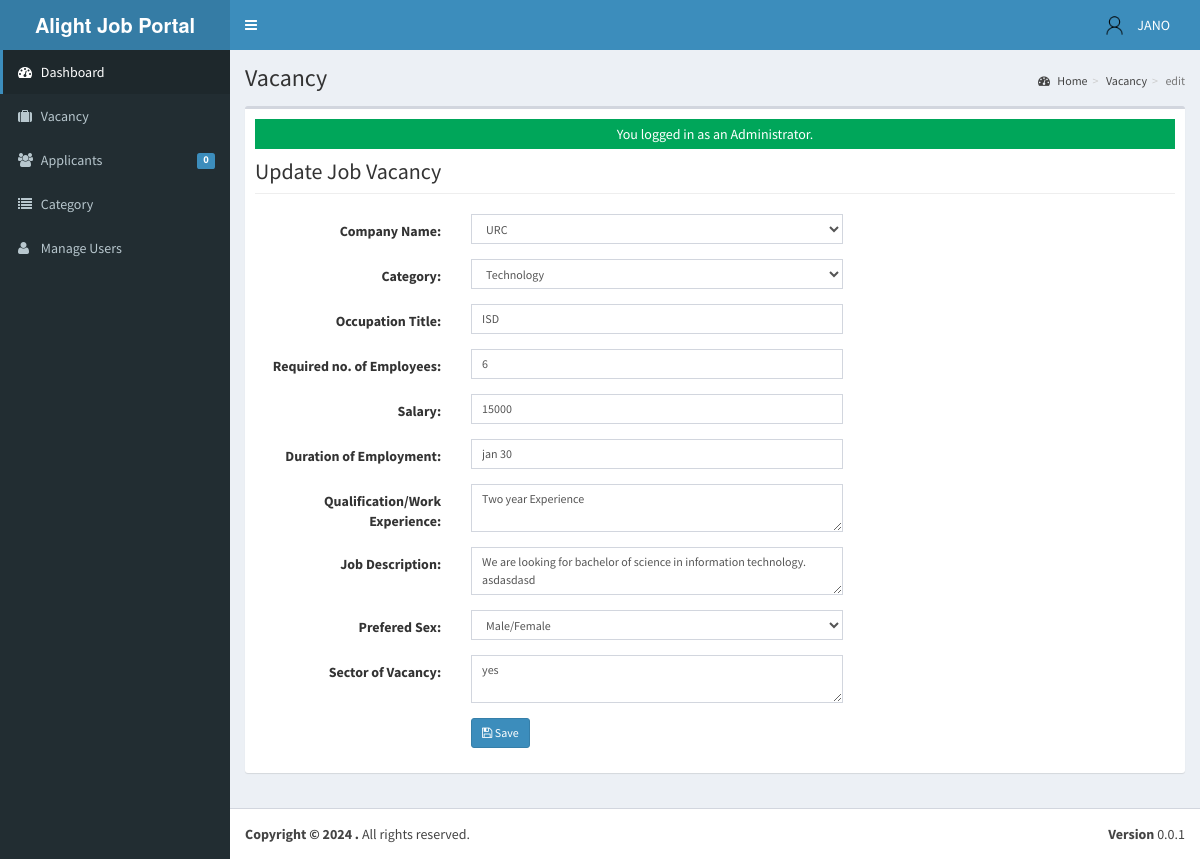
/admin/vacancy/index.php?view=edit&id=1 (signed in), run on an earlier commit of the app's database.
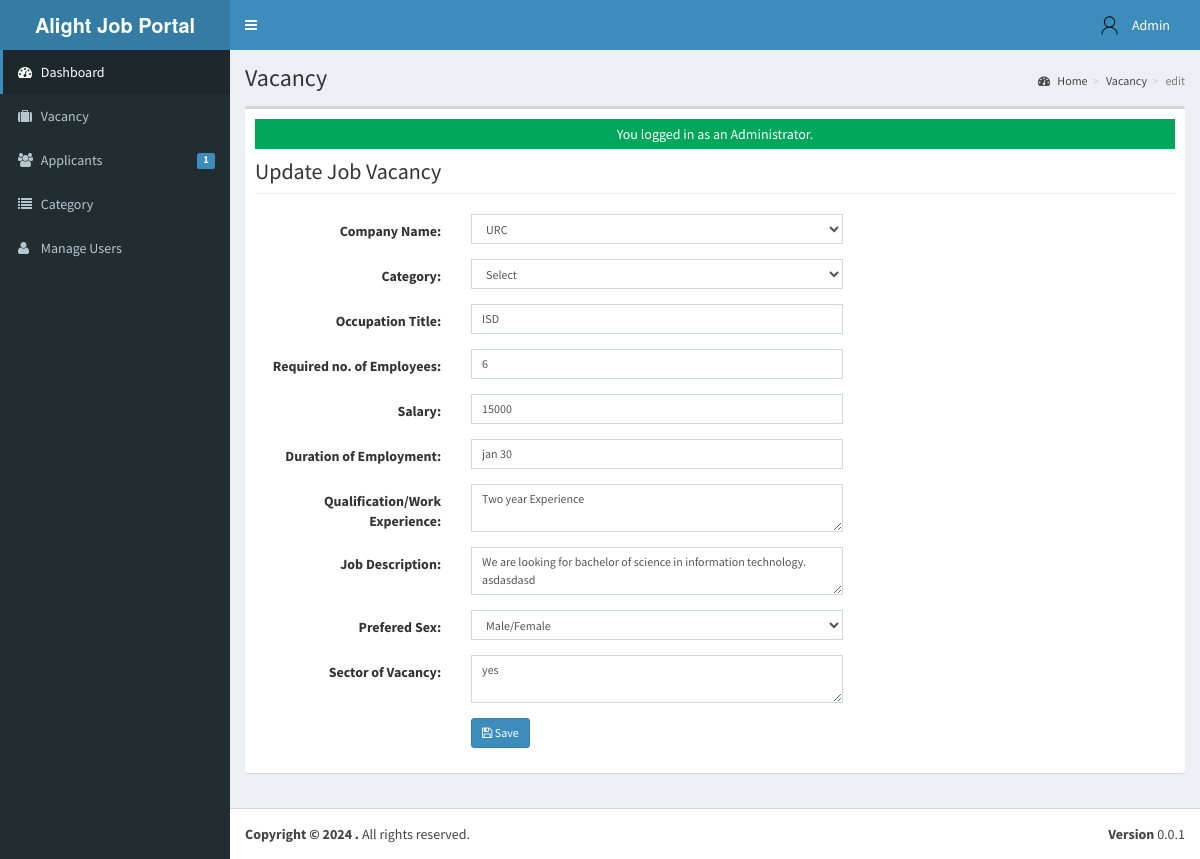
And on a later commit of the database.
### tables this page shows
CREATE TABLE `tblusers` (
  `USERID` varchar(30) NOT NULL,
  `FULLNAME` varchar(40) NOT NULL,
  `USERNAME` varchar(90) NOT NULL,
  `PASS` varchar(90) NOT NULL,
  `ROLE` varchar(30) NOT NULL,
  `PICLOCATION` varchar(255) NOT NULL
);

### admin/vacancy/index.php (called while the page is built, shortened)
<?php
require_once("../../include/initialize.php");
$title="Vacancy";
require_once ("../theme/templates.php");
?>

### include/database.php (called while the page is built, shortened)
<?php
class Database {
	var $query = '';
	public $conn;
	public function open_connection() {
		try {
		$this->conn = new PDO("mysql:host=".server.";dbname=".database_name. "", user,pass);
		$this->conn->setAttribute(PDO::ATTR_ERRMODE, PDO::ERRMODE_EXCEPTION);
		}catch(PDOException $e){
			echo "Problem in database connection! Contact administrator!". $e->getMessage();
		}
	}
	function setQuery($sql='') {
		try {
		   $this->sql_string=$sql;
			$this->query = $this->conn->prepare($this->sql_string);
			$this->query->execute();
		  } catch (PDOException $e) {
		    echo "Failed to get query handle: " . $e->getMessage() . "\n";
		    exit;
		  }
	}
	function loadResultList() {
		$results = $this->query->fetchAll(PDO::FETCH_OBJ);
		return $results;
	}
	function loadSingleResult() {
		$results = $this->query->fetch(PDO::FETCH_OBJ);
		return $results;
	}
}
$mydb = new Database();
?>

### include/accounts.php (called while the page is built, shortened)
<?php
require_once(LIB_PATH.DS.'database.php');
class User {
	protected static  $tblname = "tblusers";
	function single_user($id=""){
			global $mydb;
			$mydb->setQuery("SELECT * FROM ".self::$tblname."
				Where USERID= '{$id}' LIMIT 1");
			$cur = $mydb->loadSingleResult();
			return $cur;
	}
}
?>

### include/function.php (called while the page is built, shortened)
<?php
function currentpage(){
		$this_page = $_SERVER['SCRIPT_NAME'];
	    $bits = explode('/',$this_page);
		 return $bits[3];
	}
		?>

### include/job.php (called while the page is built, shortened)
<?php
require_once(LIB_PATH.DS.'database.php');
class Jobs {
	protected static  $tblname = "tbljob";
	function single_job($id=""){
			global $mydb;
			$mydb->setQuery("SELECT * FROM ".self::$tblname."
				Where JOBID= '{$id}' LIMIT 1");
			$cur = $mydb->loadSingleResult();
			return $cur;
	}
}
?>

### admin/vacancy/edit.php (the view, shortened to what the changed rows need)
<?php
  $jobid = $_GET['id'];
  $job = New Jobs();
  $res = $job->single_job($jobid);
?>
<form class="form-horizontal span6" action="controller.php?action=edit" method="POST">
  <div class="row">
                   <div class="col-lg-12">
                      <h1 class="page-header">Update Job Vacancy</h1>
                    </div>
                 </div>
                          <?php
                            $sql ="Select * From tblcompany WHERE COMPANYID=".$res->COMPANYID;
                            $mydb->setQuery($sql);
                            $sql ="Select * From tblcompany WHERE COMPANYID!=".$res->COMPANYID;
                            $mydb->setQuery($sql);
                          ?>
                  <div class="form-group">
                    <div class="col-md-8">
                      <div class="col-md-8">
                        <select class="form-control input-sm" id="CATEGORY" name="CATEGORY">
                          <option value="None">Select</option>
                          <?php
                            $sql ="SELECT * FROM `tblcategory` WHERE CATEGORY='".$res->CATEGORY."'";
                            $mydb->setQuery($sql);
                            $cur  = $mydb->loadResultList();
                            foreach ($cur as $result) {
                              echo '<option SELECTED value='.$result->CATEGORY.'>'.$result->CATEGORY.'</option>';
                            }
                          ?>
                        </select>
                      </div>
                    </div>
                  </div>
</form>

### admin/theme/templates.php (shortened to what the changed rows need)
<!DOCTYPE html>
<html>
    <head>
        <link rel="stylesheet" href="<?php echo web_root;?>bootstrap/css/bootstrap.min.css">
        <link rel="stylesheet" href="<?php echo web_root;?>plugins/font-awesome/css/font-awesome.min.css">
        <link rel="stylesheet" href="<?php echo web_root;?>dist/css/AdminLTE.min.css">
        <link rel="stylesheet" href="<?php echo web_root;?>dist/css/skins/_all-skins.min.css">
        <link rel="stylesheet" href="<?php echo web_root;?>plugins/iCheck/flat/blue.css">
        <link rel="stylesheet" href="<?php echo web_root;?>plugins/morris/morris.css">
        <link rel="stylesheet" href="<?php echo web_root;?>plugins/jvectormap/jquery-jvectormap-1.2.2.css">
        <link href="<?php echo web_root; ?>plugins/datepicker/bootstrap-datetimepicker.min.css" rel="stylesheet" media="screen">
        <link rel="stylesheet" href="<?php echo web_root;?>plugins/dataTables/jquery.dataTables.min.css">
        <link rel="stylesheet" href="<?php echo web_root;?>plugins/bootstrap-wysihtml5/bootstrap3-wysihtml5.min.css">
    </head>
 <body class="hold-transition skin-blue fixed sidebar-mini">
<div class="wrapper">
  <header class="main-header">
    <nav class="navbar navbar-static-top" role="navigation">
      <div class="navbar-custom-menu">
        <ul class="nav navbar-nav">
          <?php
              $user = New User();
              $singleuser = $user->single_user($_SESSION['ADMIN_USERID']);
          ?>
          <li class="dropdown user user-menu" style="padding-right: 15px;"  >
            <a href="#" class="dropdown-toggle" data-toggle="dropdown">
              <img src="<?php echo web_root.'admin/user/photos/user.png';?>" class="user-image" alt="User Image">
              <span class="hidden-xs"><?php echo $singleuser->FULLNAME; ?></span>
            </a>
          </li>
        </ul>
      </div>
    </nav>
  </header>
  <aside class="main-sidebar">
    <section class="sidebar">
      <ul class="sidebar-menu">
        <li class="<?php echo (currentpage() == 'applicants') ? "active" : false;?>" >
          <a href="<?php echo web_root ;?>admin/applicants/">
            <i class="fa fa-users"></i> <span>Applicants</span>
            <span class="label label-primary pull-right">
              <?php
                $sql = "SELECT count(*) as 'APPL' FROM `tbljobregistration` WHERE `PENDINGAPPLICATION`=1";
                $mydb->setQuery($sql);
                $pending = $mydb->loadSingleResult();
                echo $pending->APPL;
              ?>
            </span>
          </a>
        </li>
      </ul>
    </section>
  </aside>
  <div class="content-wrapper">
  <section class="content-header">
      <h1>
        <?php echo isset($title) ? $title : ''; ?>
      </h1>
    </section>
         <section class="content">
          <div class="row">
            <div class="col-xs-12">
              <div class="box">
                <div class="box-body">
              <?php
               require_once $content;
               ?>
             </div>
             </div>
           </div>
         </div>
         </section>
 </div>
    </body>
</html>

What changed in the data, as far as the page shows it:
changed tblusers: FULLNAME "JANO" → "Admin"
Also different on the page:
$pending->APPL: "0" → "1"
form field CATEGORY: "Technology" → "Select"
